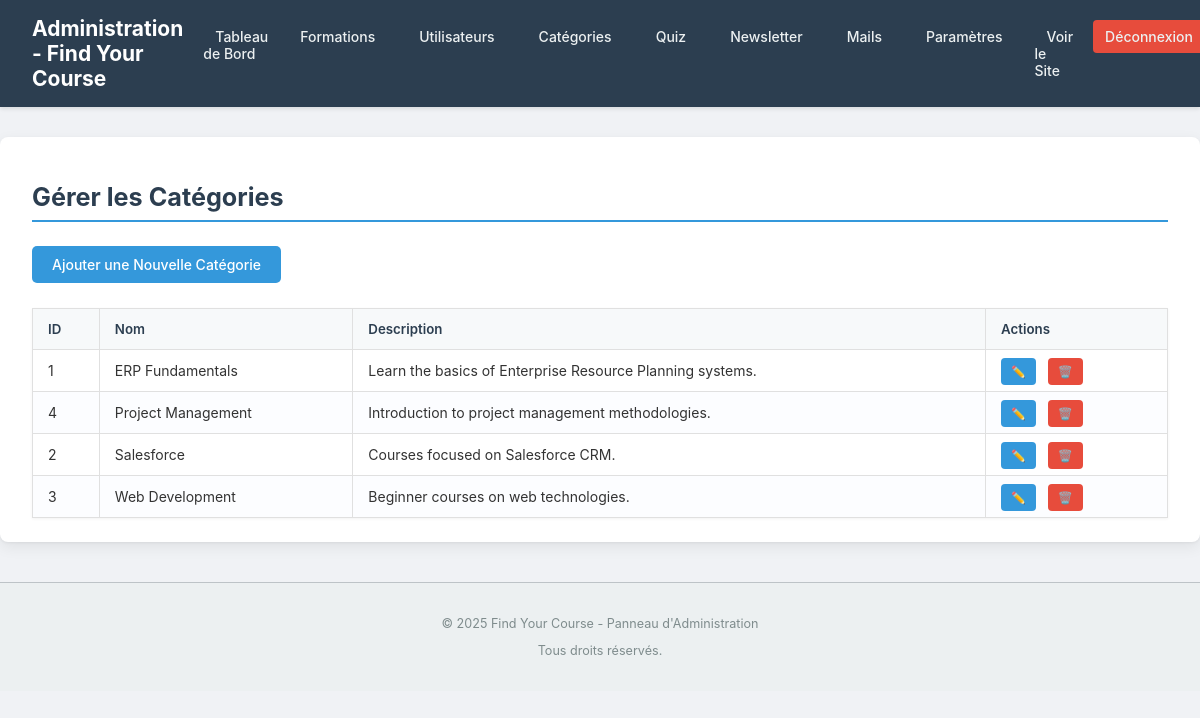
/admin/manage_categories.php (signed in), run on the app's committed database.
### tables this page shows
CREATE TABLE `categories` (
  `id` INT AUTO_INCREMENT PRIMARY KEY,
  `name` VARCHAR(100) NOT NULL UNIQUE,
  `description` TEXT DEFAULT NULL
);

### admin/manage_categories.php (the view, shortened to what this page needs)
<?php
$admin_page_title = "Gérer les Catégories";
require_once '../includes/admin_header.php';
$stmt = $conn->prepare("SELECT id, name, description FROM categories ORDER BY name ASC");
$stmt->execute();
$categories_result = $stmt->get_result();
?>
<h2><?php echo htmlspecialchars($admin_page_title); ?></h2>
<div style="margin-bottom: 20px;">
    <a href="add_category.php" class="admin-button-primary">Ajouter une Nouvelle Catégorie</a>
</div>
<?php if ($categories_result && $categories_result->num_rows > 0): ?>
    <table class="admin-table">
        <thead>
            <tr>
                <th>ID</th>
                <th>Nom</th>
                <th>Description</th>
                <th>Actions</th>
            </tr>
        </thead>
        <tbody>
            <?php while($category = $categories_result->fetch_assoc()): ?>
            <tr>
                <td><?php echo $category['id']; ?></td>
                <td><?php echo htmlspecialchars($category['name']); ?></td>
                <td><?php echo htmlspecialchars(substr($category['description'] ?? '', 0, 100)) . (strlen($category['description'] ?? '') > 100 ? '...' : ''); ?></td>
                <td class="actions">
                    <a href="edit_category.php?id=<?php echo $category['id']; ?>" class="edit-btn" title="Modifier">✏️</a>
                    <a href="delete_category.php?id=<?php echo $category['id']; ?>" class="delete-btn confirm-delete" title="Supprimer">🗑️</a>
                </td>
            </tr>
            <?php endwhile; ?>
        </tbody>
    </table>
<?php else: ?>
    <p>Aucune catégorie trouvée. <a href="add_category.php">Ajouter une nouvelle catégorie ?</a></p>
<?php endif; ?>
<?php
require_once '../includes/admin_footer.php';
?>

### assets/css/admin_style.css (style rules this page uses)
body.admin-body { font-family: -apple-system, BlinkMacSystemFont, "Segoe UI", Roboto, Helvetica, Arial, sans-serif; margin: 0; padding: 0; background-color: #f0f2f5; color: #333; font-size: 14px; }
main.admin-main h2 { font-size: 1.8em; color: #2c3e50; margin-bottom: 1.5rem; padding-bottom: 0.5rem; border-bottom: 2px solid #3498db; }
.admin-table { width: 100%; border-collapse: collapse; margin-top: 25px; box-shadow: 0 1px 3px rgba(0,0,0,0.05); }
.admin-table th, .admin-table td { border: 1px solid #e0e0e0; padding: 12px 15px; text-align: left; vertical-align: middle; }
.admin-table th { background-color: #f7f9fa; font-weight: 600; color: #2c3e50; font-size: 0.95em; }
.admin-table tr:nth-child(even) { background-color: #fcfdff; }
.admin-table .actions a { margin-right: 8px; padding: 6px 10px; border-radius: 4px; font-size: 0.85em; text-decoration: none; color: #fff; transition: background-color 0.2s ease; }
.admin-table .actions a.edit-btn { background-color: #3498db; }
.admin-table .actions a.delete-btn { background-color: #e74c3c; }
.admin-button-primary, .admin-form button[type="submit"] { background-color: #3498db; color: white; padding: 10px 20px; border: none; border-radius: 5px; cursor: pointer; font-size: 1em; font-weight: 500; transition: background-color 0.2s ease; text-decoration: none; display: inline-block; }

### data on the page
categories: id "1", name "ERP Fundamentals", description "Learn the basics of Enterprise Resource Planning systems."
categories: id "4", name "Project Management", description "Introduction to project management methodologies."
categories: id "2", name "Salesforce", description "Courses focused on Salesforce CRM."
categories: id "3", name "Web Development", description "Beginner courses on web technologies."

### other printed values
$admin_page_title "Gérer les Catégories"
